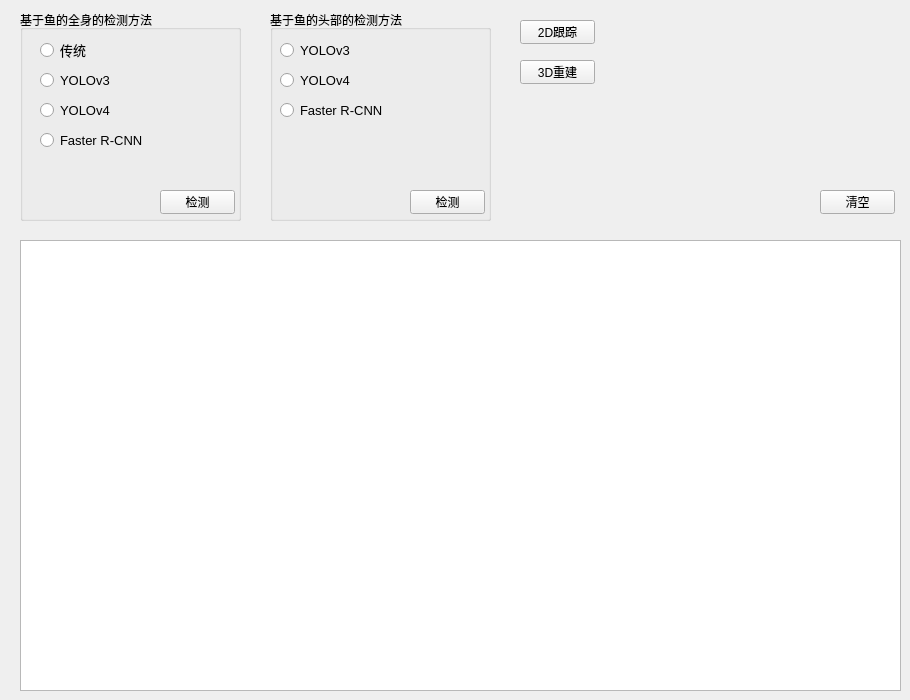
   <widget class="QWidget" name="tab_2">
    <attribute name="title">
     <string>执行过程</string>
    </attribute>
    <widget class="QTextEdit" name="textEdit">
     <property name="geometry">
      <rect>
       <x>20</x>
       <y>240</y>
       <width>881</width>
       <height>451</height>
      </rect>
     </property>
    </widget>
    <widget class="QGroupBox" name="groupBox_5">
     <property name="geometry">
      <rect>
       <x>20</x>
       <y>10</y>
       <width>221</width>
       <height>211</height>
      </rect>
     </property>
     <property name="title">
      <string>基于鱼的全身的检测方法</string>
     </property>
     <widget class="QPushButton" name="pushButton_6">
      <property name="geometry">
       <rect>
        <x>140</x>
        <y>180</y>
        <width>75</width>
        <height>24</height>
       </rect>
      </property>
      <property name="text">
       <string>检测</string>
      </property>
     </widget>
     <widget class="QRadioButton" name="radioButton">
      <property name="geometry">
       <rect>
        <x>20</x>
        <y>30</y>
        <width>171</width>
        <height>20</height>
       </rect>
      </property>
      <property name="font">
       <font>
        <pointsize>10</pointsize>
       </font>
      </property>
      <property name="text">
       <string>传统</string>
      </property>
      <attribute name="buttonGroup">
       <string notr="true">buttonGroup</string>
      </attribute>
     </widget>
     <widget class="QRadioButton" name="radioButton_2">
      <property name="geometry">
       <rect>
        <x>20</x>
        <y>60</y>
        <width>191</width>
        <height>20</height>
       </rect>
      </property>
      <property name="font">
       <font>
        <pointsize>10</pointsize>
       </font>
      </property>
      <property name="text">
       <string>YOLOv3</string>
      </property>
      <attribute name="buttonGroup">
       <string notr="true">buttonGroup</string>
      </attribute>
     </widget>
     <widget class="QRadioButton" name="radioButton_3">
      <property name="geometry">
       <rect>
        <x>20</x>
        <y>120</y>
        <width>231</width>
        <height>20</height>
       </rect>
      </property>
      <property name="font">
       <font>
        <pointsize>10</pointsize>
       </font>
      </property>
      <property name="text">
       <string>Faster R-CNN</string>
      </property>
      <attribute name="buttonGroup">
       <string notr="true">buttonGroup</string>
      </attribute>
     </widget>
     <widget class="QRadioButton" name="radioButton_7">
      <property name="geometry">
       <rect>
        <x>20</x>
        <y>90</y>
        <width>191</width>
        <height>20</height>
       </rect>
      </property>
      <property name="font">
       <font>
        <pointsize>10</pointsize>
       </font>
      </property>
      <property name="text">
       <string>YOLOv4</string>
      </property>
      <attribute name="buttonGroup">
       <string notr="true">buttonGroup</string>
      </attribute>
     </widget>
    </widget>
    <widget class="QGroupBox" name="groupBox_8">
     <property name="geometry">
      <rect>
       <x>270</x>
       <y>10</y>
       <width>221</width>
       <height>211</height>
      </rect>
     </property>
     <property name="title">
      <string>基于鱼的头部的检测方法</string>
     </property>
     <widget class="QPushButton" name="pushButton_7">
      <property name="geometry">
       <rect>
        <x>140</x>
        <y>180</y>
        <width>75</width>
        <height>24</height>
       </rect>
      </property>
      <property name="text">
       <string>检测</string>
      </property>
     </widget>
     <widget class="QRadioButton" name="radioButton_4">
      <property name="geometry">
       <rect>
        <x>10</x>
        <y>30</y>
        <width>191</width>
        <height>20</height>
       </rect>
      </property>
      <property name="font">
       <font>
        <pointsize>10</pointsize>
       </font>
      </property>
      <property name="text">
       <string>YOLOv3</string>
      </property>
      <attribute name="buttonGroup">
       <string notr="true">buttonGroup_2</string>
      </attribute>
     </widget>
     <widget class="QRadioButton" name="radioButton_5">
      <property name="geometry">
       <rect>
        <x>10</x>
        <y>90</y>
        <width>231</width>
        <height>20</height>
       </rect>
      </property>
      <property name="font">
       <font>
        <pointsize>10</pointsize>
       </font>
      </property>
      <property name="text">
       <string>Faster R-CNN</string>
      </property>
      <attribute name="buttonGroup">
       <string notr="true">buttonGroup_2</string>
      </attribute>
     </widget>
     <widget class="QRadioButton" name="radioButton_6">
      <property name="geometry">
       <rect>
        <x>10</x>
        <y>60</y>
        <width>191</width>
        <height>20</height>
       </rect>
      </property>
      <property name="font">
       <font>
        <pointsize>10</pointsize>
       </font>
      </property>
      <property name="text">
       <string>YOLOv4</string>
      </property>
      <attribute name="buttonGroup">
       <string notr="true">buttonGroup_2</string>
      </attribute>
     </widget>
    </widget>
    <widget class="QPushButton" name="pushButton_8">
     <property name="geometry">
      <rect>
       <x>520</x>
       <y>20</y>
       <width>75</width>
       <height>24</height>
      </rect>
     </property>
     <property name="text">
      <string>2D跟踪</string>
     </property>
    </widget>
    <widget class="QPushButton" name="pushButton_9">
     <property name="geometry">
      <rect>
       <x>520</x>
       <y>60</y>
       <width>75</width>
       <height>24</height>
      </rect>
     </property>
     <property name="text">
      <string>3D重建</string>
     </property>
    </widget>
    <widget class="QPushButton" name="pushButton_10">
     <property name="geometry">
      <rect>
       <x>820</x>
       <y>190</y>
       <width>75</width>
       <height>24</height>
      </rect>
     </property>
     <property name="text">
      <string>清空</string>
     </property>
    </widget>
   </widget>
